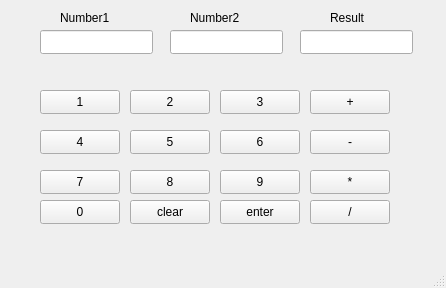
<?xml version="1.0" encoding="UTF-8"?>
<ui version="4.0">
 <class>Calculator</class>
 <widget class="QMainWindow" name="Calculator">
  <property name="geometry">
   <rect>
    <x>0</x>
    <y>0</y>
    <width>446</width>
    <height>288</height>
   </rect>
  </property>
  <property name="windowTitle">
   <string>Calculator</string>
  </property>
  <widget class="QWidget" name="centralwidget">
   <widget class="QLineEdit" name="Line1">
    <property name="geometry">
     <rect>
      <x>40</x>
      <y>30</y>
      <width>113</width>
      <height>24</height>
     </rect>
    </property>
   </widget>
   <widget class="QLineEdit" name="line2">
    <property name="geometry">
     <rect>
      <x>170</x>
      <y>30</y>
      <width>113</width>
      <height>24</height>
     </rect>
    </property>
   </widget>
   <widget class="QLineEdit" name="lineresult">
    <property name="geometry">
     <rect>
      <x>300</x>
      <y>30</y>
      <width>113</width>
      <height>24</height>
     </rect>
    </property>
   </widget>
   <widget class="QPushButton" name="N1">
    <property name="geometry">
     <rect>
      <x>40</x>
      <y>90</y>
      <width>80</width>
      <height>24</height>
     </rect>
    </property>
    <property name="text">
     <string>1</string>
    </property>
   </widget>
   <widget class="QPushButton" name="N2">
    <property name="geometry">
     <rect>
      <x>130</x>
      <y>90</y>
      <width>80</width>
      <height>24</height>
     </rect>
    </property>
    <property name="text">
     <string>2</string>
    </property>
   </widget>
   <widget class="QPushButton" name="N3">
    <property name="geometry">
     <rect>
      <x>220</x>
      <y>90</y>
      <width>80</width>
      <height>24</height>
     </rect>
    </property>
    <property name="text">
     <string>3</string>
    </property>
   </widget>
   <widget class="QPushButton" name="N4">
    <property name="geometry">
     <rect>
      <x>40</x>
      <y>130</y>
      <width>80</width>
      <height>24</height>
     </rect>
    </property>
    <property name="text">
     <string>4</string>
    </property>
   </widget>
   <widget class="QPushButton" name="N5">
    <property name="geometry">
     <rect>
      <x>130</x>
      <y>130</y>
      <width>80</width>
      <height>24</height>
     </rect>
    </property>
    <property name="text">
     <string>5</string>
    </property>
   </widget>
   <widget class="QPushButton" name="N6">
    <property name="geometry">
     <rect>
      <x>220</x>
      <y>130</y>
      <width>80</width>
      <height>24</height>
     </rect>
    </property>
    <property name="text">
     <string>6</string>
    </property>
   </widget>
   <widget class="QPushButton" name="N7">
    <property name="geometry">
     <rect>
      <x>40</x>
      <y>170</y>
      <width>80</width>
      <height>24</height>
     </rect>
    </property>
    <property name="text">
     <string>7</string>
    </property>
   </widget>
   <widget class="QPushButton" name="N8">
    <property name="geometry">
     <rect>
      <x>130</x>
      <y>170</y>
      <width>80</width>
      <height>24</height>
     </rect>
    </property>
    <property name="text">
     <string>8</string>
    </property>
   </widget>
   <widget class="QPushButton" name="N9">
    <property name="geometry">
     <rect>
      <x>220</x>
      <y>170</y>
      <width>80</width>
      <height>24</height>
     </rect>
    </property>
    <property name="text">
     <string>9</string>
    </property>
   </widget>
   <widget class="QPushButton" name="add">
    <property name="geometry">
     <rect>
      <x>310</x>
      <y>90</y>
      <width>80</width>
      <height>24</height>
     </rect>
    </property>
    <property name="text">
     <string>+</string>
    </property>
   </widget>
   <widget class="QPushButton" name="sub">
    <property name="geometry">
     <rect>
      <x>310</x>
      <y>130</y>
      <width>80</width>
      <height>24</height>
     </rect>
    </property>
    <property name="text">
     <string>-</string>
    </property>
   </widget>
   <widget class="QPushButton" name="mul">
    <property name="geometry">
     <rect>
      <x>310</x>
      <y>170</y>
      <width>80</width>
      <height>24</height>
     </rect>
    </property>
    <property name="text">
     <string>*</string>
    </property>
   </widget>
   <widget class="QPushButton" name="N0">
    <property name="geometry">
     <rect>
      <x>40</x>
      <y>200</y>
      <width>80</width>
      <height>24</height>
     </rect>
    </property>
    <property name="text">
     <string>0</string>
    </property>
   </widget>
   <widget class="QPushButton" name="clear">
    <property name="geometry">
     <rect>
      <x>130</x>
      <y>200</y>
      <width>80</width>
      <height>24</height>
     </rect>
    </property>
    <property name="text">
     <string>clear</string>
    </property>
   </widget>
   <widget class="QPushButton" name="enter">
    <property name="geometry">
     <rect>
      <x>220</x>
      <y>200</y>
      <width>80</width>
      <height>24</height>
     </rect>
    </property>
    <property name="text">
     <string>enter</string>
    </property>
   </widget>
   <widget class="QPushButton" name="div">
    <property name="geometry">
     <rect>
      <x>310</x>
      <y>200</y>
      <width>80</width>
      <height>24</height>
     </rect>
    </property>
    <property name="text">
     <string>/</string>
    </property>
   </widget>
   <widget class="QLabel" name="label">
    <property name="geometry">
     <rect>
      <x>60</x>
      <y>10</y>
      <width>49</width>
      <height>16</height>
     </rect>
    </property>
    <property name="text">
     <string>Number1</string>
    </property>
   </widget>
   <widget class="QLabel" name="label_2">
    <property name="geometry">
     <rect>
      <x>190</x>
      <y>10</y>
      <width>49</width>
      <height>16</height>
     </rect>
    </property>
    <property name="text">
     <string>Number2</string>
    </property>
   </widget>
   <widget class="QLabel" name="label_3">
    <property name="geometry">
     <rect>
      <x>330</x>
      <y>10</y>
      <width>49</width>
      <height>16</height>
     </rect>
    </property>
    <property name="text">
     <string>Result</string>
    </property>
   </widget>
  </widget>
  <widget class="QMenuBar" name="menubar">
   <property name="geometry">
    <rect>
     <x>0</x>
     <y>0</y>
     <width>446</width>
     <height>21</height>
    </rect>
   </property>
  </widget>
  <widget class="QStatusBar" name="statusbar"/>
 </widget>
 <resources/>
 <connections/>
</ui>
